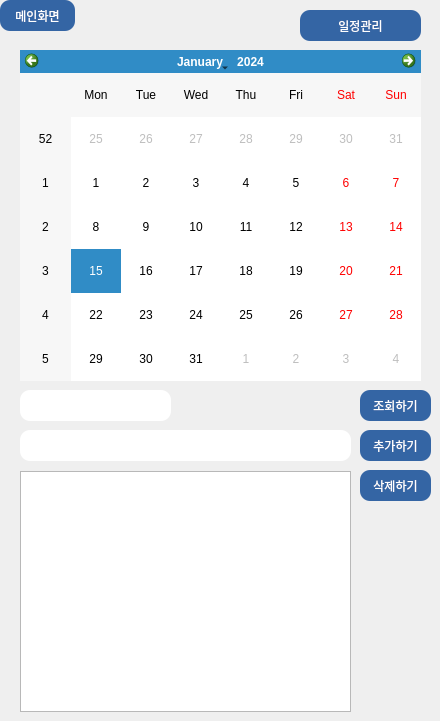
   <widget class="QWidget" name="page_2">
    <widget class="QCalendarWidget" name="calendarWidget">
     <property name="geometry">
      <rect>
       <x>20</x>
       <y>50</y>
       <width>401</width>
       <height>331</height>
      </rect>
     </property>
    </widget>
    <widget class="QLineEdit" name="date_line">
     <property name="geometry">
      <rect>
       <x>20</x>
       <y>390</y>
       <width>151</width>
       <height>31</height>
      </rect>
     </property>
     <property name="styleSheet">
      <string notr="true">
border-style: solid;
border-radius: 10px;
</string>
     </property>
    </widget>
    <widget class="QPushButton" name="schedule_add_button">
     <property name="geometry">
      <rect>
       <x>360</x>
       <y>430</y>
       <width>71</width>
       <height>31</height>
      </rect>
     </property>
     <property name="styleSheet">
      <string notr="true">background-color:rgb(52,101,164);
border-style: solid;
border-radius: 10px;
color:white;</string>
     </property>
     <property name="text">
      <string>추가하기</string>
     </property>
    </widget>
    <widget class="QLabel" name="choice_day">
     <property name="geometry">
      <rect>
       <x>30</x>
       <y>380</y>
       <width>31</width>
       <height>16</height>
      </rect>
     </property>
     <property name="text">
      <string/>
     </property>
    </widget>
    <widget class="QPushButton" name="main_button">
     <property name="geometry">
      <rect>
       <x>0</x>
       <y>0</y>
       <width>75</width>
       <height>31</height>
      </rect>
     </property>
     <property name="styleSheet">
      <string notr="true">background-color:rgb(52,101,164);
border-style: solid;
border-radius: 10px;
color:white;</string>
     </property>
     <property name="text">
      <string>메인화면</string>
     </property>
    </widget>
    <widget class="QPushButton" name="schedule_del_button">
     <property name="geometry">
      <rect>
       <x>360</x>
       <y>470</y>
       <width>71</width>
       <height>31</height>
      </rect>
     </property>
     <property name="styleSheet">
      <string notr="true">background-color:rgb(52,101,164);
border-style: solid;
border-radius: 10px;
color:white;</string>
     </property>
     <property name="text">
      <string>삭제하기</string>
     </property>
    </widget>
    <widget class="QLineEdit" name="date_detail">
     <property name="geometry">
      <rect>
       <x>20</x>
       <y>430</y>
       <width>331</width>
       <height>31</height>
      </rect>
     </property>
     <property name="styleSheet">
      <string notr="true">
border-style: solid;
border-radius: 10px;
</string>
     </property>
    </widget>
    <widget class="QTableWidget" name="date_list">
     <property name="geometry">
      <rect>
       <x>20</x>
       <y>471</y>
       <width>331</width>
       <height>241</height>
      </rect>
     </property>
     <property name="styleSheet">
      <string notr="true"/>
     </property>
     <property name="selectionBehavior">
      <enum>QAbstractItemView::SelectItems</enum>
     </property>
    </widget>
    <widget class="QPushButton" name="schedule_Lookup_button">
     <property name="geometry">
      <rect>
       <x>360</x>
       <y>390</y>
       <width>71</width>
       <height>31</height>
      </rect>
     </property>
     <property name="styleSheet">
      <string notr="true">background-color:rgb(52,101,164);
border-style: solid;
border-radius: 10px;
color:white;</string>
     </property>
     <property name="text">
      <string>조회하기</string>
     </property>
    </widget>
    <widget class="QPushButton" name="main_button_3">
     <property name="geometry">
      <rect>
       <x>300</x>
       <y>10</y>
       <width>121</width>
       <height>31</height>
      </rect>
     </property>
     <property name="styleSheet">
      <string notr="true">background-color:rgb(52,101,164);
border-style: solid;
border-radius: 10px;
color:white;</string>
     </property>
     <property name="text">
      <string>일정관리</string>
     </property>
    </widget>
   </widget>
